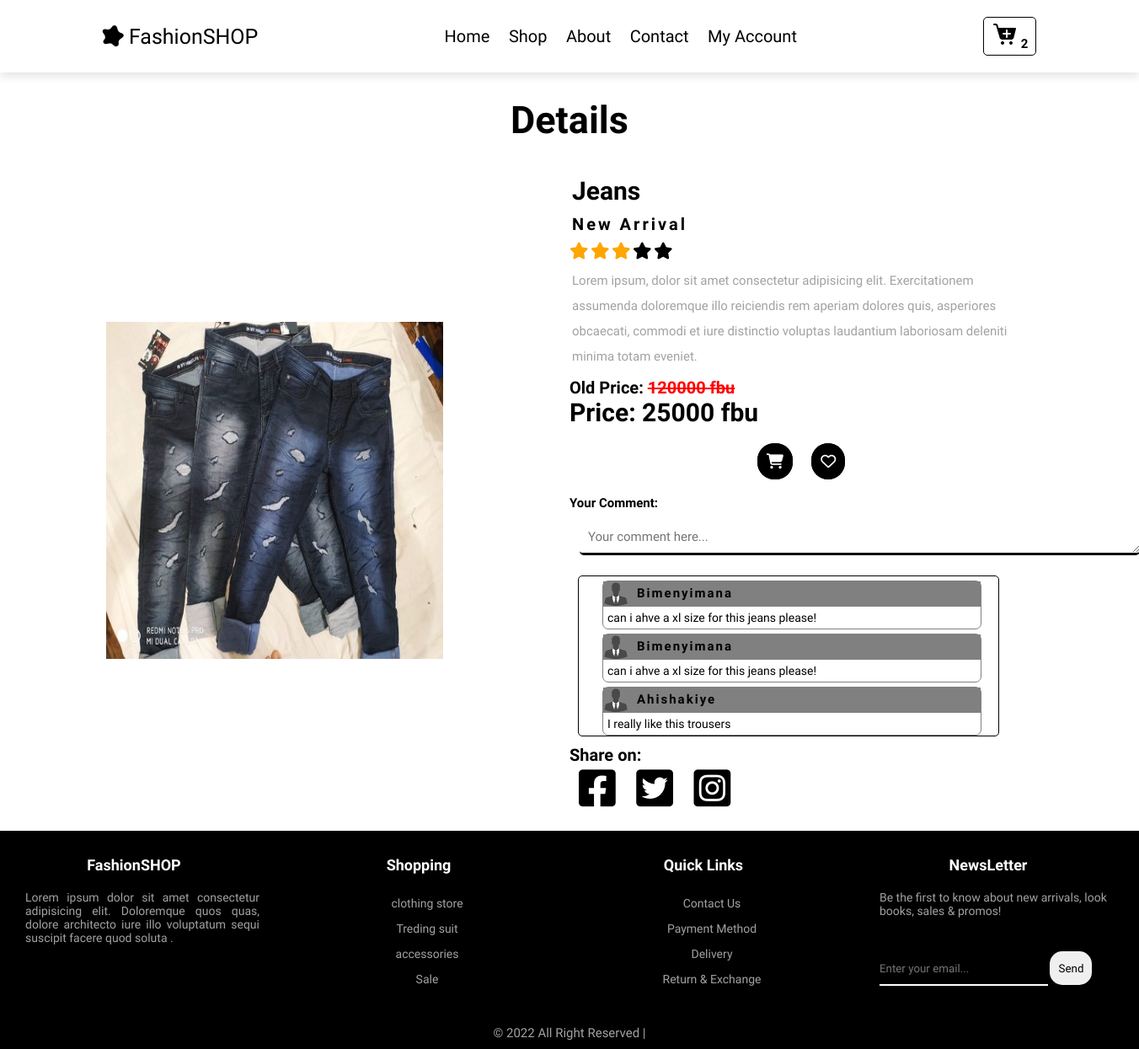
/admin/details.php?det=1, run on the app's committed database.
### tables this page shows
CREATE TABLE `produit` (
  `id_pro` int(11) NOT NULL,
  `nom_pro` varchar(255) NOT NULL,
  `prix` int(255) NOT NULL,
  `photo` varchar(255) NOT NULL,
  `id_Cat` int(11) NOT NULL
);

CREATE TABLE `commentaire` (
  `id_com` int(11) NOT NULL,
  `auteur` varchar(255) NOT NULL,
  `commentaire` varchar(255) NOT NULL,
  `id_prod` int(11) NOT NULL
);

### admin/details.php (the view, shortened to what this page needs)
<?php
include("db.php");
?>
<!DOCTYPE html>
<html lang="en">
<head>
    <link rel="stylesheet" href="css/details.css">
     <link rel="stylesheet" href="https://cdnjs.cloudflare.com/ajax/libs/font-awesome/6.1.1/css/all.min.css">
</head>
<body>
     <header class="header">
          <a href="#" class="logo"><i class="fas fa-splotch"></i> FashionSHOP</a>
          <nav class="navbar">
               <a href="accueil.php">Home</a>
               <a href="shop.php">Shop</a>
               <a href="about.php">About</a>
               <a href="contact.php">Contact</a>
               <?php
               if(isset($_SESSION['username']) && !empty($_SESSION['username'])){
               ?>
               <a href="#" class="session"><?php echo $_SESSION['username'];?></a>
               <a href="logout.php"><img src="images/shutdown_20px.png" alt="image non disponible"></a>
              <?php
               }else{
                   ?>
                   <a href="login.php">My Account</a>
                   <?php
               }
               ?>
          </nav>
            <?php
                $select_row=$bdd->query("SELECT * FROM cart");
                $row=$select_row->rowCount();
            ?>
          <a href="cart.php" class="btn"><img src="images/cart.png" alt="image non disponible" id="cart"> <span><?php echo $row;?></span></a>
     </header>
<?php
if(isset($_GET["det"])){
    $idtoget=$_GET["det"];
    $select=$bdd->query("SELECT * FROM produit WHERE id_pro=$idtoget");
    $data=$select->fetch();
}
?>
     <section class="section-details">
         <h1 class="titleDetails">Details</h1>
         <div class="container-details">
             <div class="img-details">
                <img src="image/<?php echo $data['photo'];?>" alt="image non disponible" class="img1">
             </div>
             <div class="desc-details">
                    <h2 class="titledesc"><?php echo $data['nom_pro'];?></h2>
                    <h3 class="stitle">New Arrival</h3>
                    <div class="rating">
                        <span class="fa fa-star fa-2x checked"></span>
                        <span class="fa fa-star fa-2x checked"></span>
                        <span class="fa fa-star fa-2x checked"></span>
                        <span class="fa fa-star fa-2x"></span>
                        <span class="fa fa-star fa-2x"></span>
                    </div>
                    <p class="para">Lorem ipsum, dolor sit amet consectetur adipisicing elit. Exercitationem assumenda doloremque illo reiciendis rem aperiam dolores quis, asperiores obcaecati, commodi et iure distinctio voluptas laudantium laboriosam deleniti minima totam eveniet.</p>
                    <h3 class="bare">Old Price: <span>120000 fbu</span></h3>
                    <h2 class="prix">Price: <?php echo $data['prix'];?> fbu</h2>
                    <div class="icon">
                        <a href="#" class="btn-add"><i class="fa-solid fa-cart-shopping"></i></a>
                        <a href="#" class="like"><i class="fa-regular fa-heart"></i></a>
                    </div>
                    <div class="avis">
                     <h3 class="comment">Your Comment:</h3>
                        <form  method="POST">
                            <table>
                                <tr>
                                    <th><textarea name="commentaire" placeholder="Your comment here..." cols="70" rows="1"></textarea></th>
                                </tr>
                            </table>
                        </form>
                    </div>
                    <div class="recupcomment">
                        <?php
                        $select=$bdd->query("SELECT * FROM commentaire WHERE id_prod=$idtoget");
                        while($dataselect=$select->fetch()){
                        ?>
                        <div class="comment1">
                             <div class="tablecomment">
                                <div class="headcomment">
                                    <img src="images/200.png" alt="image non disponible" class="img-comment">
                                    <h1 class="nameUser"><?php echo $dataselect['auteur']?></h1>
                                </div>
                                <div class="comment">
                                    <p class="commentUser"><?php echo $dataselect['commentaire']?></p>
                                </div>
                            </div>
                        </div>
                        <?php
                        }
                        ?>
                    </div>
                    <div class="share">
                        <h3 class="title-share">Share on:</h3>
                        <div class="sharelink">
                            <a href="#"><i class="fa-brands fa-facebook-square"></i></a>
                            <a href="#"><i class="fa-brands fa-twitter-square"></i></a>
                            <a href="#"><i class="fa-brands fa-instagram-square"></i></a>
                        </div>
                    </div>
             </div>
         </div>
     </section>
     <footer>
    <div class="footer-container">
         <div class="footer-box1">
              <h3 class="h3-ttle">FashionSHOP</h3>
              <p>Lorem ipsum dolor sit amet consectetur adipisicing elit. Doloremque quos quas, dolore architecto iure illo voluptatum sequi suscipit facere quod soluta .</p>
         </div>
         <div class="footer-box2">
              <h3 class="h3-ttle">Shopping</h3>
              <ul>
                   <li>clothing store</li>
                   <li>Treding suit</li>
                   <li>accessories</li>
                   <li>Sale</li>
              </ul>
         </div>
         <div class="footer-box3">
              <h3 class="h3-ttle">Quick Links</h3>
              <ul>
                   <li>Contact Us</li>
                   <li>Payment Method</li>
                   <li>Delivery</li>
                   <li>Return & Exchange</li>
              </ul>
         </div>
         <div class="footer-box4">
              <h3 class="h3-ttle">NewsLetter</h3>
              <p class="p-form">Be the first to know about new arrivals, look books, sales & promos!</p>
              <form action="" method="post">
                   <input type="text" name="text" placeholder="Enter your email..." id="inpt-txt">
                   <input type="submit" value="Send" id="submit-btn">
              </form>
         </div>
    </div>
    <p class="copy">&copy 2022 All Right Reserved | </p>
</footer>
</body>
</html>

### admin/css/details.css (style rules this page uses)
* { font-family: 'Rambla', sans-serif; margin: 0; padding: 0; box-sizing: border-box; outline: none; border: none; text-decoration: none; }
:root { --gray:#a2a2a2; --graye:#ececec; --black: #000; --blue: #cae8e3; --pink: #f6e4d5; --white: #fff; --yellow: #ffd080; --border: .2rem solid var(--black); }
html { font-size: 62.5%; overflow-x: hidden; scroll-behavior: smooth; scroll-padding-top: 7rem; }
.header { position: sticky; top: 0; left: 0; right: 0; z-index: 1000; display: flex; align-items: center; justify-content: space-between; background-color: var(--white); box-shadow: 0 .5rem 1rem rgba(0,0,0,.1); padding: 2rem 9%; }
.logo { font-size: 2.5rem; color: var(--black); }
.navbar a { margin: 0 1rem; font-size: 2rem; color: var(--black); }
.btn { display: inline-block; padding: 0.5rem 1rem; border: 1px solid Black; cursor: pointer; font-weight: bolder; border-radius: .5rem; }
.btn span { position:relative; left:1px; top:1px; font-size:1.5rem; color:#000;; border-radius:5px; }
.titleDetails { text-align: center; font-size:4.5rem; margin:3rem .5rem; }
.container-details { display:flex; flex-wrap:wrap; justify-content:center; align-items:center; margin:2rem; }
.img-details { width:55rem; }
.img1 { height:40rem; width:40rem; }
.desc-details { width:55rem; }
.titledesc { font-size:3rem; margin:1rem 0.3rem; }
.stitle { font-size:2rem; letter-spacing:3px; margin:1rem 0.3rem; }
.checked { color:orange; }
.para { font-size:1.5rem; margin:1rem 0.3rem; color:var(--gray); line-height:3rem; }
.bare { font-size:2rem; }
.bare span { text-decoration:line-through; color:red; }
.prix { text-align: left; font-size:3rem; }
.icon { text-align: center; margin:3rem; }
.btn-add { border:1px solid black; padding:1rem; margin:1rem; background:black; color:#fff; font-size:1.8rem; border-radius:2rem; }
.like { border:1px solid black; padding:1rem; margin:1rem; background:black; color:#fff; font-size:1.8rem; border-radius:2rem; }
.comment { color:var(--black); font-size:1.5rem; }
textarea { border:0; border-bottom:3px solid black; border-radius:.5rem; margin:1rem; font-size:1.5rem; outline:none; padding:1rem; }
.title-share { font-size:2rem; }
.sharelink a { font-size:5rem; color:var(--black); padding:0.1rem; margin:1rem; }
.recupcomment { width:50rem; border:1px solid black; border-radius:.5rem; margin:1rem; }
.img-comment { width:3rem; height:3rem; }
.headcomment { background:gray; display:flex; flex-direction: row; }
.comment1 { width:45rem; border:1px solid gray; border-radius:.7rem; margin-top:.5rem; position:relative; left:2.8rem; }
.nameUser { text-align: center; padding-top:.5rem; padding-left:1rem; letter-spacing:.2rem; }
.commentUser { font-size:1.4rem; padding:.5rem; }
footer { background: var(--black); }
.footer-container { display:flex; flex-wrap: nowrap; justify-content: space-between; align-items: flex-start; align-content: center; flex-direction: row; }
.footer-box1 { width:300px; margin:30px; }
.footer-box1 p { color:var(--gray); text-align: justify; font-size:14px; }
.footer-box2 { width:300px; margin:30px; }
.footer-box2 ul { color:var(--gray); font-size:14px; }
.footer-box2 ul li { text-align: center; list-style-type: none; line-height: 30px; }
.footer-box3 { width:300px; margin:30px; }
.footer-box3 ul { color:var(--gray); font-size:14px; }
.footer-box3 ul li { text-align: center; list-style-type: none; line-height: 30px; }
.footer-box4 { width:300px; margin:30px; }
.p-form { color:var(--gray); font-size:14px; margin-bottom: 40px; }
#inpt-txt { height:40px; width:200px; border-top:0; border-left:0; border-right:0; border-bottom:2px solid var(--white); outline:none; background: var(--black); }
#submit-btn { width:50px; height:40px; border-radius:15px; }
.h3-ttle { color:var(--white); text-align: center; font-size:18px; margin:0px 20px 20px 0px; }
.copy { text-align: center; color:var(--gray); font-size:15px; padding:10px; }

### data on the page
produit: photo (picture), nom_pro "Jeans", prix "25000"
commentaire: auteur "Bimenyimana", commentaire "can i ahve a xl size for this jeans please!"
commentaire: auteur "Bimenyimana", commentaire "can i ahve a xl size for this jeans please!"
commentaire: auteur "Ahishakiye", commentaire "I really like this trousers"

### other printed values
$row "2"
